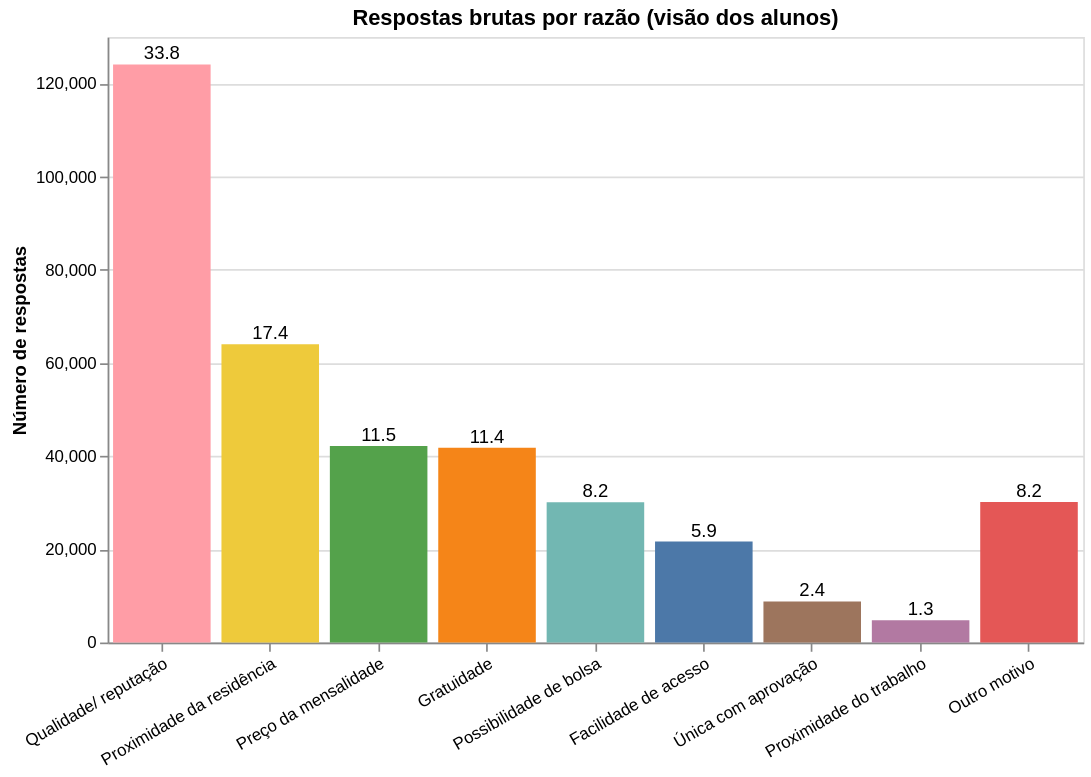

The code cell stored with this chart in its notebook:
### Code cell
ordem_bruta = contagem_bruta.sort_values("n_respostas", ascending=False)["Razao"].tolist()
if "Outro motivo" in ordem_bruta:
    ordem_bruta.remove("Outro motivo")
    ordem_bruta.append("Outro motivo")

bar_respostas = (
    alt.Chart(contagem_bruta)
    .mark_bar()
    .encode(
        x=alt.X("Razao:N", sort=ordem_bruta, title=None,
                axis=alt.Axis(labelAngle=-30, labelLimit=180)),
        y=alt.Y("n_respostas:Q", title="Número de respostas"),
        color=alt.Color("Razao:N", legend=None),
        tooltip=["Razao", "n_respostas", "pct"],
    )
    .properties(title="Respostas brutas por razão (visão dos alunos)", width=580, height=360)
)

text_respostas = bar_respostas.mark_text(dy=-6, fontSize=11).encode(
    text=alt.Text("pct:Q", format=".1f"),
    color=alt.value("black"),
)

(bar_respostas + text_respostas)

### Figure 1 — Vega-Lite specification as saved in the notebook (floating-point values rounded to 4 significant figures)
{"config": {"view": {"continuousWidth": 300, "continuousHeight": 300}}, "layer": [{"mark": {"type": "bar"}, "encoding": {"color": {"field": "Razao", "legend": null, "type": "nominal"}, "tooltip": [{"field": "Razao", "type": "nominal"}, {"field": "n_respostas", "type": "quantitative"}, {"field": "pct", "type": "quantitative"}], "x": {"axis": {"labelAngle": -30, "labelLimit": 180}, "field": "Razao", "sort": ["Qualidade/ reputação", "Proximidade da residência", "Preço da mensalidade", "Gratuidade", "Possibilidade de bolsa", "Facilidade de acesso", "Única com aprovação", "Proximidade do trabalho", "Outro motivo"], "title": null, "type": "nominal"}, "y": {"field": "n_respostas", "title": "Número de respostas", "type": "quantitative"}}, "title": "Respostas brutas por razão (visão dos alunos)"}, {"mark": {"type": "text", "dy": -6, "fontSize": 11}, "encoding": {"color": {"value": "black"}, "text": {"field": "pct", "format": ".1f", "type": "quantitative"}, "tooltip": [{"field": "Razao", "type": "nominal"}, {"field": "n_respostas", "type": "quantitative"}, {"field": "pct", "type": "quantitative"}], "x": {"axis": {"labelAngle": -30, "labelLimit": 180}, "field": "Razao", "sort": ["Qualidade/ reputação", "Proximidade da residência", "Preço da mensalidade", "Gratuidade", "Possibilidade de bolsa", "Facilidade de acesso", "Única com aprovação", "Proximidade do trabalho", "Outro motivo"], "title": null, "type": "nominal"}, "y": {"field": "n_respostas", "title": "Número de respostas", "type": "quantitative"}}, "title": "Respostas brutas por razão (visão dos alunos)"}], "data": {"name": "data-fe38d486384cc7231f9bd108d1886ae7"}, "height": 360, "width": 580, "$schema": "https://vega.github.io/schema/vega-lite/v6.4.1.json", "datasets": {"data-fe38d486384cc7231f9bd108d1886ae7": [{"Razao": "Qualidade/ reputação", "n_respostas": 124113, "pct": 33.8}, {"Razao": "Proximidade da residência", "n_respostas": 64051, "pct": 17.4}, {"Razao": "Preço da mensalidade", "n_respostas": 42169, "pct": 11.5}, {"Razao": "Gratuidade", "n_respostas": 41824, "pct": 11.4}, {"Razao": "Outro motivo", "n_respostas": 30176, "pct": 8.2}, {"Razao": "Possibilidade de bolsa", "n_respostas": 30096, "pct": 8.2}, {"Razao": "Facilidade de acesso", "n_respostas": 21677, "pct": 5.9}, {"Razao": "Única com aprovação", "n_respostas": 8807, "pct": 2.4}, {"Razao": "Proximidade do trabalho", "n_respostas": 4805, "pct": 1.3}]}}
